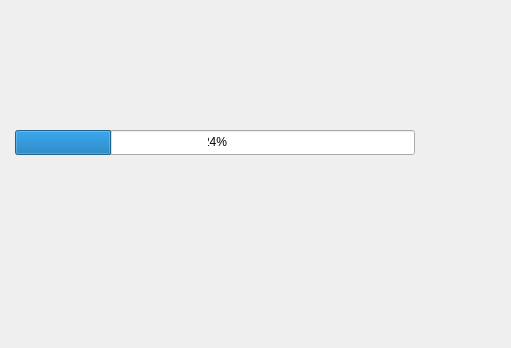
<?xml version="1.0" encoding="UTF-8"?>
<ui version="4.0">
 <class>Myprogress</class>
 <widget class="QDialog" name="Myprogress">
  <property name="geometry">
   <rect>
    <x>0</x>
    <y>0</y>
    <width>511</width>
    <height>348</height>
   </rect>
  </property>
  <property name="windowTitle">
   <string>Myprogress</string>
  </property>
  <property name="styleSheet">
   <string notr="true"/>
  </property>
  <widget class="QProgressBar" name="progressBar">
   <property name="geometry">
    <rect>
     <x>15</x>
     <y>130</y>
     <width>400</width>
     <height>25</height>
    </rect>
   </property>
   <property name="styleSheet">
    <string notr="true">QProgressBar{  
    text-align : center ;  
}  </string>
   </property>
   <property name="value">
    <number>24</number>
   </property>
  </widget>
  <widget class="QLabel" name="label">
   <property name="geometry">
    <rect>
     <x>7</x>
     <y>15</y>
     <width>418</width>
     <height>30</height>
    </rect>
   </property>
   <property name="styleSheet">
    <string notr="true">QLabel{   
   border-image: url(:/Resources/biaoti.png);
   color:white;  
}   
</string>
   </property>
   <property name="text">
    <string/>
   </property>
  </widget>
  <widget class="QPushButton" name="pushButton">
   <property name="geometry">
    <rect>
     <x>337</x>
     <y>193</y>
     <width>82</width>
     <height>28</height>
    </rect>
   </property>
   <property name="focusPolicy">
    <enum>Qt::NoFocus</enum>
   </property>
   <property name="styleSheet">
    <string notr="true">QPushButton{   
   background-image: url(:/Resources/background.png); 
}   
</string>
   </property>
   <property name="text">
    <string/>
   </property>
   <property name="flat">
    <bool>true</bool>
   </property>
  </widget>
  <widget class="QLabel" name="label_2">
   <property name="geometry">
    <rect>
     <x>0</x>
     <y>10</y>
     <width>431</width>
     <height>221</height>
    </rect>
   </property>
   <property name="styleSheet">
    <string notr="true">QLabel{   
   border-image: url(:/Resources/mainback.png); 
}   </string>
   </property>
   <property name="text">
    <string/>
   </property>
  </widget>
  <widget class="QLabel" name="label_3">
   <property name="geometry">
    <rect>
     <x>20</x>
     <y>193</y>
     <width>241</width>
     <height>31</height>
    </rect>
   </property>
   <property name="styleSheet">
    <string notr="true">color: rgb(158, 158, 158);</string>
   </property>
   <property name="text">
    <string/>
   </property>
  </widget>
  <widget class="QLabel" name="label_4">
   <property name="geometry">
    <rect>
     <x>20</x>
     <y>90</y>
     <width>221</width>
     <height>31</height>
    </rect>
   </property>
   <property name="styleSheet">
    <string notr="true">QLabel{   
   background-image: url(:/Resources/biaoti.png); 
}   
</string>
   </property>
   <property name="text">
    <string/>
   </property>
  </widget>
  <zorder>label_2</zorder>
  <zorder>label</zorder>
  <zorder>pushButton</zorder>
  <zorder>progressBar</zorder>
  <zorder>label_3</zorder>
  <zorder>label_4</zorder>
 </widget>
 <layoutdefault spacing="6" margin="11"/>
 <resources/>
 <connections/>
</ui>
